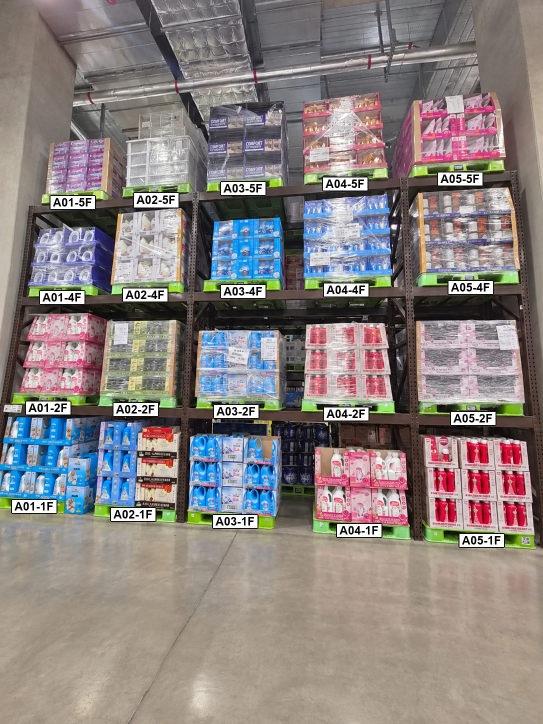
#> input picture project/test_image_ai/276ec63e-e08f-4915-b585-582e9529bdaa.png, 1086 x 1448 px (shown at 1/2 size)
$ python -i f03_sticker_ocr.py   (imports and definitions only)
#> lines starting #> are read from the running program, lines starting #| are printed output that depends on the picture
#> further down, picture is the input picture: shape (1448, 1086, 3); mean B, G, R 127.4, 129.6, 137.4
"""Detect physical white code plates and reread their pixels without ERP hints."""
import cv2
import numpy as np
from f03_live_ocr import rack_readings,same_label

ALPHABET='ABCDEFGHIJKLMNOPQRSTUVWXYZ0123456789-'


# [12 lines left out: function redact_sticker_text, not called in this run]


def codes(text):
    return {(p['zone'],p['rack'],p['tier'],p['side']) for p,_ in rack_readings(text)}


def plate_candidates(image):
    gray=cv2.cvtColor(image,cv2.COLOR_BGR2GRAY)
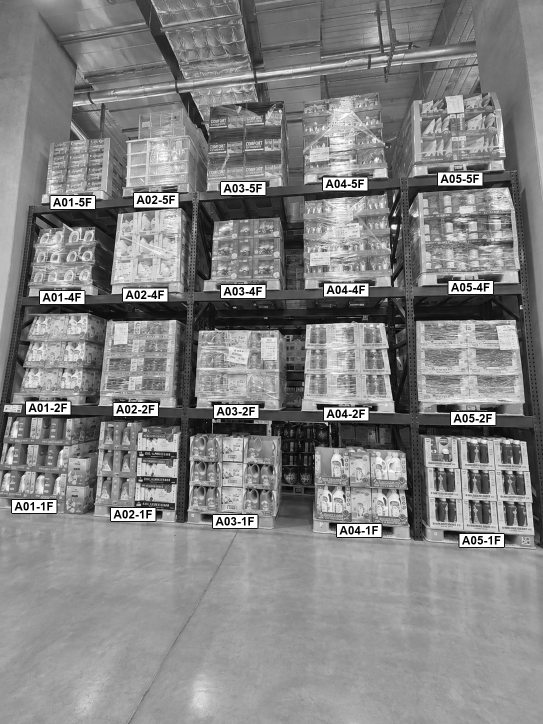
#> gray: shape (1448, 1086) (shown at 1/2 size); min 0, max 255, mean 131.7
    height,width=gray.shape
#> height = 1448; width = 1086
    count,_,stats,_=cv2.connectedComponentsWithStats(cv2.inRange(gray,215,255))
#> count = 3251
    candidates=[]
    for x,y,w,h,area in stats[1:count]:
        if not (.02*width<=w<=.25*width and .005*height<=h<=.045*height and 1.7<=w/h<=13 and area>=.35*w*h):
            continue
        if x<2 or y<2 or x+w>=width-2 or y+h>=height-2: continue
        sides=[gray[y-1,x+2:x+w-2],gray[y+h,x+2:x+w-2],gray[y+2:y+h-2,x-1],gray[y+2:y+h-2,x+w]]
        if sum(float(np.mean(side<170))>=.45 for side in sides)<3: continue
        patch=gray[y:y+h,x:x+w]
        dark=float(np.mean(patch<130))
        if not .04<=dark<=.48: continue
        components,_,ink,_=cv2.connectedComponentsWithStats(cv2.inRange(patch,0,130))
        letters=[(a,b,c,d) for a,b,c,d,size in ink[1:components]
                 if .22*h<=d<=.93*h and size>=3 and a>0 and b>0 and a+c<w and b+d<h]
        if len(letters)<4: continue
        left=min(a for a,b,c,d in letters); top=min(b for a,b,c,d in letters)
        right=max(a+c for a,b,c,d in letters); bottom=max(b+d for a,b,c,d in letters)
        text=patch[max(0,top-2):min(h,bottom+2),max(0,left-3):min(w,right+3)]
        # The crop comes from observed ink, including intervening dashes; no
        # text is synthesized and no expected rack number enters recognition.
        prepared=cv2.copyMakeBorder(text,5,5,5,5,cv2.BORDER_CONSTANT,value=255)
        bounds=[x/width,y/height,(x+w)/width,(y+h)/height]
        candidates.append((area/(w*h),bounds,prepared))
#> this loop made 3250 passes
#> (x, y, w, h, area) on passes 15, 18, 20: (857, 100, 33, 6, 63), (786, 108, 22, 6, 42), (743, 113, 27, 8, 62)
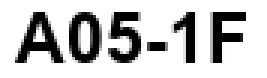
#> patch: shape (26, 89) (shown 3 times larger); min 0, max 255, mean 196.7
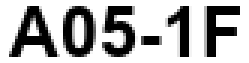
#> text: shape (21, 83) (shown 3 times larger); min 0, max 255, mean 177.6
#> after the loop, candidates = 20 items
    return sorted(candidates,reverse=True,key=lambda row:row[0])[:160]


# [72 lines left out: functions read_stickers, read_structured_plate, not called in this run]

>>> import cv2
>>> picture = cv2.imread('../../../../../../../../test_image_ai/276ec63e-e08f-4915-b585-582e9529bdaa.png')
>>> result = plate_candidates(picture)
#> result = 20 items

$ run again, on project/test_image_ai/31940782-2973-4e71-9765-5ba1d3d0b20b.png
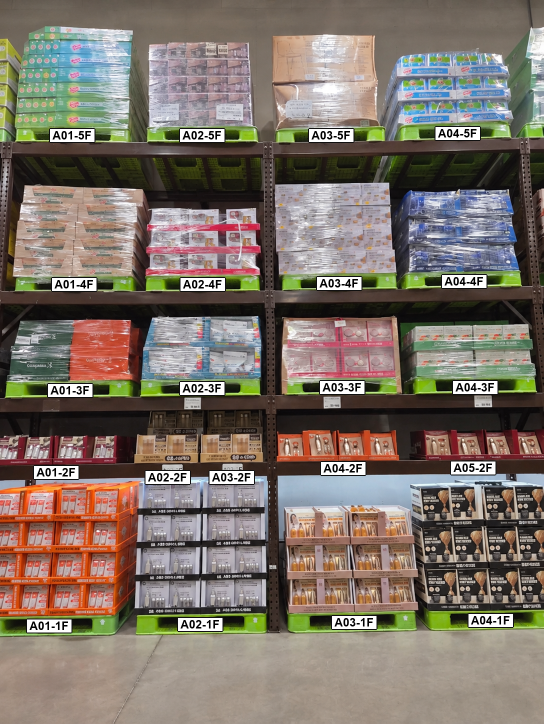
#> input picture project/test_image_ai/31940782-2973-4e71-9765-5ba1d3d0b20b.png, 1087 x 1447 px (shown at 1/2 size)
#> picture is the input picture: shape (1447, 1087, 3); mean B, G, R 104, 114.2, 125.4
#> in plate_candidates, `gray=cv2.cvtColor(image,cv2.COLOR_BGR2GRAY)`:
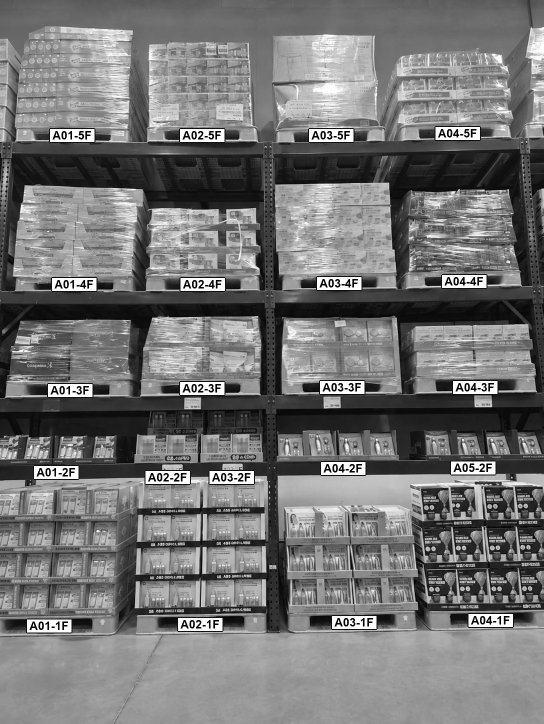
#> gray: shape (1447, 1087) (shown at 1/2 size); min 0, max 255, mean 116.4
#> count = 1761; stats = 1761 rows, first 6: [0, 0, 1087, 1447, 1509004], [122, 54, 34, 11, 101], [1076, 55, 11, 9, 52], [161, 57, 92, 14, 566], [1058, 56, 6, 27, 44], [125, 58, 2, 1, 2]
#> the loop in plate_candidates, `for x,y,w,h,area in stats[1:count]:` made 1760 passes
#> after the loop in plate_candidates, `for x,y,w,h,area in stats[1:count]:`:
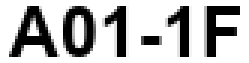
#> text: shape (21, 83) (shown 3 times larger); min 0, max 255, mean 183.9
#> after the loop in plate_candidates, `for x,y,w,h,area in stats[1:count]:`: candidates = 21 items

$ run again, on project/test_image_ai/7be725d7-e159-47a9-884d-1535aace4a93.png
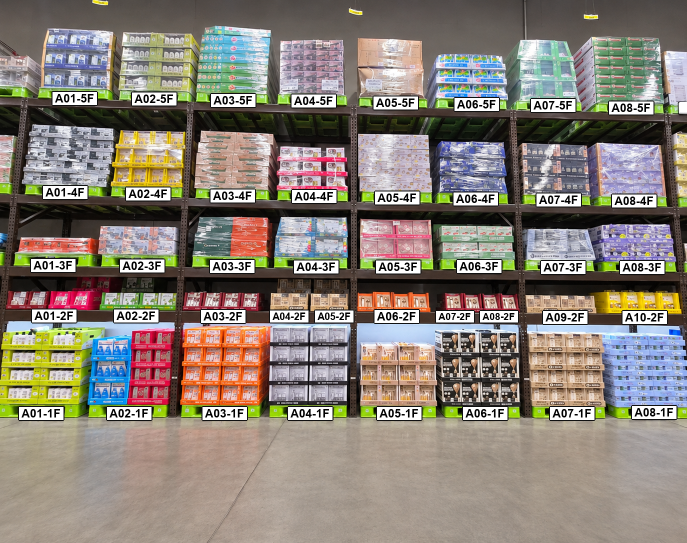
#> input picture project/test_image_ai/7be725d7-e159-47a9-884d-1535aace4a93.png, 1373 x 1086 px (shown at 1/2 size)
#> picture is the input picture: shape (1086, 1373, 3); mean B, G, R 119.2, 129.3, 137.9
#> in plate_candidates, `gray=cv2.cvtColor(image,cv2.COLOR_BGR2GRAY)`:
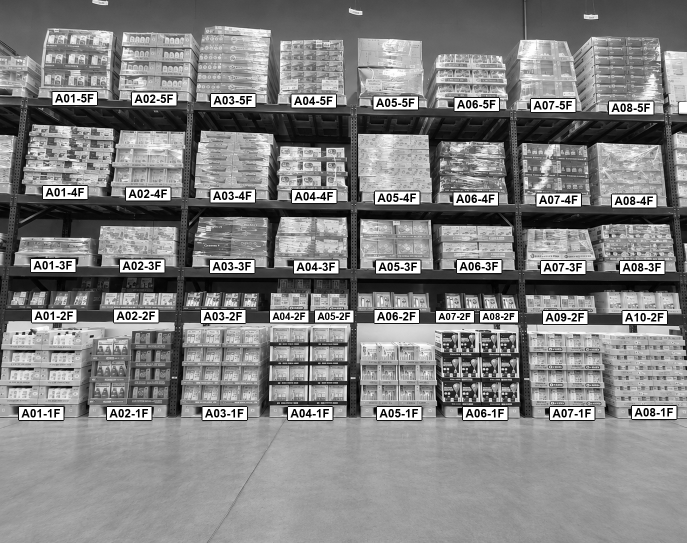
#> gray: shape (1086, 1373) (shown at 1/2 size); min 0, max 255, mean 130.7
#> count = 3889
#> the loop in plate_candidates, `for x,y,w,h,area in stats[1:count]:` made 3888 passes
#> (x, y, w, h, area) on passes 1, 3, 6: (185, 0, 31, 10, 112), (698, 17, 26, 13, 116), (450, 53, 91, 23, 877)
#> after the loop in plate_candidates, `for x,y,w,h,area in stats[1:count]:`:
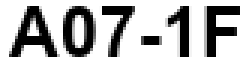
#> text: shape (21, 83) (shown 3 times larger); min 0, max 255, mean 182.9
#> after the loop in plate_candidates, `for x,y,w,h,area in stats[1:count]:`: candidates = 42 items
